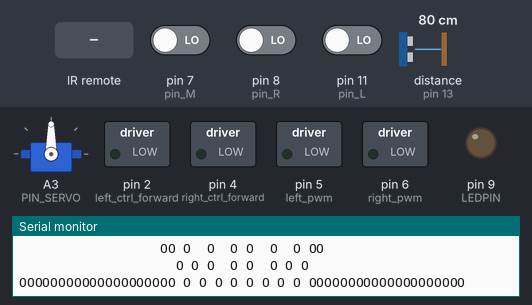
Recording of a program running on a simulated Arduino Uno, built with avr-gcc and run on an emulated ATmega328P. On the bench: servo, switched loads named in the program (green lamp = pin HIGH), output pins drawn as LEDs (lit = HIGH), the last lines printed to the serial monitor. Wiring (inferred from the names in the program): ultrasonic range finder: trigger pin 12; echo pin 13. The test bench sets the inputs (shaded band); at power-on: distance to the obstacle (sensor on pin 13) 80 cm, pin 7 (pin_M) LOW, pin 8 (pin_R) LOW, pin 11 (pin_L) LOW. The echo pulse lasts 58.3 µs per cm; pins used as bus, display or sensor lines are not drawn.

Above: at 2.3 s.
2.4 s: infrared code 0x4A received
At 5.3 s:
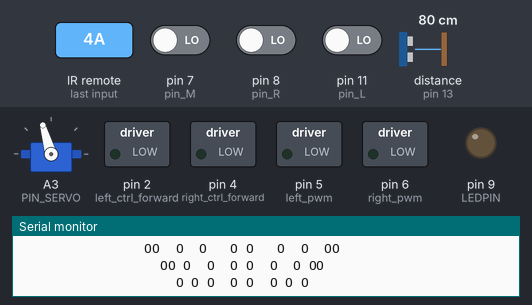
5.4 s: distance to the obstacle (sensor on pin 13) set to 2 cm
8.4 s: infrared code 0x42 received
At 9.1 s:
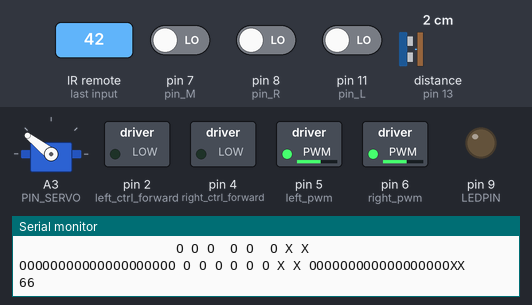
10.3 s: infrared code 0x4A received
At 12.3 s:
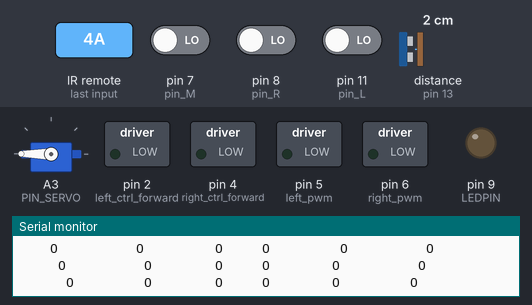
13.1 s: infrared code 0x1 received
At 14.3 s:
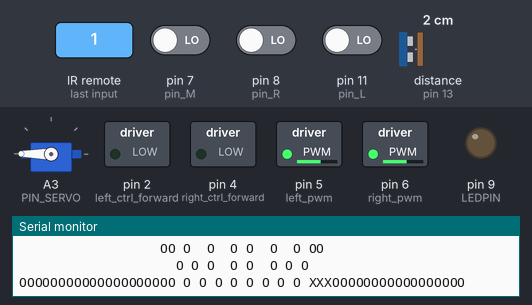
15.1 s: infrared code 0x42 received
At 15.8 s:
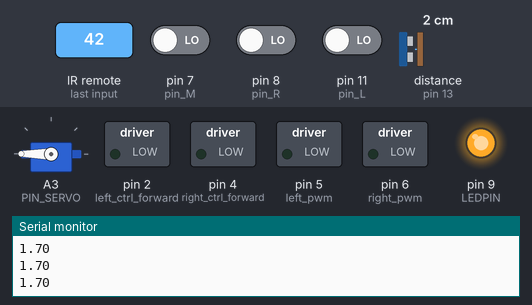
Timing chart, 0 to 17.6 s (numbered marks = the images above; inputs shaded):
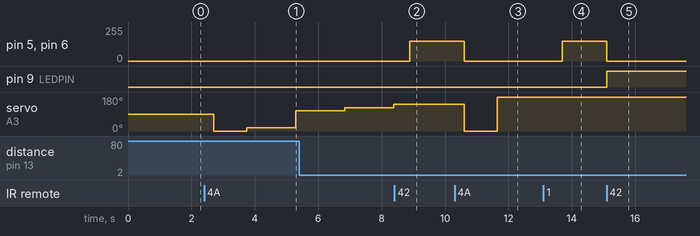

Measured:
- after the input at 2.4 s, servo on A3 (PIN_SERVO): 90° → 0° after 0.31 s, → 18° 1.0 s later, → 106° 1.5 s later
- after the input at 8.4 s, pin 5 (left_pwm), pin 6 (right_pwm): 0/255 → 150/255 after 0.49 s; servo on A3 (PIN_SERVO): stays 142° (without the input it goes to 160° after 1.5 s)
- after the input at 10.3 s, pin 5 (left_pwm), pin 6 (right_pwm): 150/255 → 0/255 after 0.30 s; servo on A3 (PIN_SERVO): 142° → 0° after 0.30 s, → 180° 1.0 s later
- after the input at 13.1 s, pin 5 (left_pwm), pin 6 (right_pwm): 0/255 → 150/255 after 0.59 s
- after the input at 15.1 s, pin 5 (left_pwm), pin 6 (right_pwm): 150/255 → 0/255 at once; pin 9 (LEDPIN): LOW → HIGH at once

The program:

main.cpp
```cpp
#include <Arduino.h>
#include "driveControl.h"
#include "irCodeMotorTranslator.h"
#include "usDistanceStop.h"
#include "lineFollower.h"
#include "sonar.h"

void setup()
{
    Serial.begin(9600);
    setupIrCMT();
    setupDC();
    setupUS();
    setupLF();
    setupSonar();
}

void loop()
{
    irCodeMotorTranslator();
    usDistanceCheck();
    driveControl();
    lineFollower();
    sonar();
    delay(5);
}
```

driveControl.h
```cpp
#ifndef DRIVE_CONTROL_H
#define DRIVE_CONTROL_H

#include "variablen.h"

void setupDC();
void driveControl();
#endif
```

irCodeMotorTranslator.h
```cpp
#ifndef IR_CODE_MOTOR_TRANSLATOR_H
#define IR_CODE_MOTOR_TRANSLATOR_H

#include "variablen.h"

void irCodeMotorTranslator();
void setupIrCMT();

#endif
```

lineFollower.h
```cpp
#ifndef LINE_FOLLOWER_H
#define LINE_FOLLOWER_H

void setupLF();
void lineFollower();

#endif
```

sonar.h
```cpp
#ifndef SONAR_H
#define SONAR_H

void setupSonar();
void sonar();

#endif
```

usDistanceStop.h
```cpp
#ifndef US_DISTANCE_STOP_H
#define US_DISTANCE_STOP_H

#include "variablen.h"

void setupUS();
void usDistanceCheck();

extern float distance;
#endif
```

variablen.h
```cpp
#ifndef VARIABLEN_H
#define VARIABLEN_H

extern int richtungl;
extern int richtungr;

extern long lastCommandTime;
extern bool driveStateChanged;
extern bool motorEnabled;
extern bool sonarEnabled;

#endif
```

driveControl.cpp
```cpp
#include <Arduino.h>
#include "variablen.h"

const int left_ctrl_forward = 2;
const int right_ctrl_forward = 4;

const int left_pwm = 5;
const int right_pwm = 6;

const int speedv = 105;
const int speedr = 150;

void setupDC()
{
    pinMode(left_ctrl_forward, OUTPUT);
    pinMode(right_ctrl_forward, OUTPUT);
    pinMode(left_pwm, OUTPUT);
    pinMode(right_pwm, OUTPUT);
    driveStateChanged = true;
    motorEnabled = true;
}

void driveControl()
{
    if (millis() - lastCommandTime > 200)
    {
        richtungl = 0;
        richtungr = 0;
        driveStateChanged = true;
    }
    if (sonarEnabled)
    {
        digitalWrite(left_ctrl_forward, LOW);
        analogWrite(left_pwm, 0);
        digitalWrite(right_ctrl_forward, LOW);
        analogWrite(right_pwm, 0);
    }

    if (motorEnabled  && driveStateChanged  && !sonarEnabled)
    {

        switch (richtungl)
        {
            case 1:
                digitalWrite(left_ctrl_forward, HIGH);
                analogWrite(left_pwm, speedv);
                break;
            case -1:
                digitalWrite(left_ctrl_forward, LOW);
                analogWrite(left_pwm, speedr);
                break;
            case 0:
                digitalWrite(left_ctrl_forward, LOW);
                analogWrite(left_pwm, 0);
                break;
        }

        switch (richtungr)
        {
            case 1:
                digitalWrite(right_ctrl_forward, HIGH);
                analogWrite(right_pwm, speedv);
                break;
            case -1:
                digitalWrite(right_ctrl_forward, LOW);
                analogWrite(right_pwm, speedr);
                break;
            case 0:
                digitalWrite(right_ctrl_forward, LOW);
                analogWrite(right_pwm, 0);
                break;
        }

        driveStateChanged = false;

    }
}
```

irCodeMotorTranslator.cpp
```cpp
#include <Arduino.h>
#include <IRremote.h>
#include "variablen.h"

#define LEDPIN 9

unsigned long letzerModusWechsel66 = millis();
unsigned long letzerModusWechsel74 = millis();

void setupIrCMT()
{
  IrReceiver.begin(3, ENABLE_LED_FEEDBACK);
  pinMode(LEDPIN, OUTPUT);
  digitalWrite(LEDPIN, LOW);
}

void irCodeMotorTranslator()
{
    if (IrReceiver.decode())
    {
        IrReceiver.resume();
        driveStateChanged = true;
        lastCommandTime = millis();

        switch (IrReceiver.decodedIRData.command)
        {
        case 70:
            // Beide Seiten vorwärts
            richtungl = 1;
            richtungr = 1;
            break;
        case 67:
            // Linke Seite vorwärts, rechte Seite rückwärts (Rechtsdrehung)
            richtungl = 1;
            richtungr = -1;
            break;
        case 68:
            // Linke Seite rückwärts, rechte Seite vorwärts (Linksdrehung)
            richtungl = -1;
            richtungr = 1;
            break;
        case 21:
            // Beide Seiten rückwärts
            richtungl = -1;
            richtungr = -1;
            break;
        case 66:
            if (millis() - letzerModusWechsel66 >= 500)
            {
                motorEnabled = !motorEnabled; // ändert den Motorstatus
                letzerModusWechsel66 = millis();
                Serial.println("66");
                if (motorEnabled)
                {
                    digitalWrite(LEDPIN, LOW);
                    sonarEnabled = false;
                }
                else
                {
                    digitalWrite(LEDPIN, HIGH);
                    sonarEnabled = false;
                }
            }
            break;
        case 74:
        if (millis() - letzerModusWechsel74 >= 500)
            {
                sonarEnabled = !sonarEnabled; // ändert den Sonarstatus
                digitalWrite(LEDPIN, LOW);
                letzerModusWechsel74 = millis();
                Serial.println("74");
                if (!sonarEnabled)
                {
                    digitalWrite(LEDPIN, LOW);
                    motorEnabled = true;
                }
                else
                {
                    delay(300);
                    digitalWrite(LEDPIN, LOW);
                    motorEnabled = false;
                }
            }
            break;
        default:
            motorEnabled = true;
            sonarEnabled = false;

            // Stop
            richtungl = 0;
            richtungr = 0;
            break;
        }

        if (IrReceiver.decodedIRData.flags & IRDATA_FLAGS_IS_REPEAT)
        {
            if (IrReceiver.decodedIRData.command != 74)
            {
                driveStateChanged = true;
                Serial.println("Wiederholung vom IR Code");
            }
        }
    }
}
```

lineFollower.cpp
```cpp
#include <Arduino.h>
#include "variablen.h"
#include "usDistanceStop.h"

#define pin_L 11
#define pin_M 7
#define pin_R 8

const int left_ctrl_forward = 2;
const int right_ctrl_forward = 4;

const int left_pwm = 5;
const int right_pwm = 6;

const int speedv = 155;
const int speedr = 100;

int val_L;
int val_M;
int val_R;

int last_Turn = 1; // 1 = left, 2 = right. At the start defined as left so that it will turn in some direction if it never was on the line before

void left()
{
    digitalWrite(left_ctrl_forward, LOW);
    analogWrite(left_pwm, speedr);
    digitalWrite(right_ctrl_forward, HIGH);
    analogWrite(right_pwm, speedv);
    last_Turn = 1;
}

void right()
{
    digitalWrite(left_ctrl_forward, HIGH);
    analogWrite(left_pwm, speedv);
    digitalWrite(right_ctrl_forward, LOW);
    analogWrite(right_pwm, speedr);
    last_Turn = 2;
}

void front()
{
    digitalWrite(left_ctrl_forward, HIGH);
    analogWrite(left_pwm, speedv);
    digitalWrite(right_ctrl_forward, HIGH);
    analogWrite(right_pwm, speedv);
}

void stop()
{
    digitalWrite(left_ctrl_forward, LOW);
    analogWrite(left_pwm, 0);
    digitalWrite(right_ctrl_forward, LOW);
    analogWrite(right_pwm, 0);
}

void setupLF()
{
    pinMode(pin_L, INPUT);
    pinMode(pin_M, INPUT);
    pinMode(pin_R, INPUT);
    pinMode(left_ctrl_forward, OUTPUT);
    pinMode(right_ctrl_forward, OUTPUT);
    pinMode(left_pwm, OUTPUT);
    pinMode(right_pwm, OUTPUT);

    Serial.println("Line follower setup complete");
}

void lineFollower()
{
    if (!motorEnabled && !sonarEnabled) // Ich verwende dieselbe Variable wie in driveControl weil linefollower und drivecontrol nicht gleichzeitig laufen sollen
    {
        val_L = digitalRead(pin_L);
        val_M = digitalRead(pin_M);
        val_R = digitalRead(pin_R);

        Serial.println(distance);

        if (distance >= 8)
        {
            if (val_L == 1 && val_R == 0)
            {
                left();
            }
            else if(val_L == 0 && val_R == 1)
            {
                right();
            }
            else if (val_L + val_M + val_R == 3) //wenn alle Sensoren auf der Linie sind, fährt er geradeaus
            {
                front();
            }
            else // wenn kein Sensor mehr auf der Linie ist, versucht er hiermit wieder die Linie zu finden
            {
                if (last_Turn == 1)
                {
                    left();
                }
                else if (last_Turn == 2)
                {
                    right();
                }
            }
        }
        else
        {
            stop();
        }
    }
}
```

sonar.cpp
```cpp
#include <Arduino.h>
#include "variablen.h"
#include "irCodeMotorTranslator.h"
#include <Servo.h>

#define TRIG_PIN 12
#define ECHO_PIN 13
#define LEDPin 9
#define PIN_SERVO A3

Servo servo;

long durationSonar;
int distanceSonar;

int lastServoPosition;

char sonarData [10][20];

void clearArray()
{
    for (int a = 0; a < 10; a++)
    {
        for (int b = 0; b < 20; b++)
        {
            sonarData[a][b] = 'O';
        }
    }
}

void USRead()
{
    digitalWrite(TRIG_PIN, LOW);
    delayMicroseconds(2);
    digitalWrite(TRIG_PIN, HIGH);
    delayMicroseconds(10);
    digitalWrite(TRIG_PIN, LOW);
    durationSonar = pulseIn(ECHO_PIN, HIGH);
    distanceSonar = (durationSonar * 0.0343) / 2;
    if (distanceSonar % 2 != 0)
    {
        distanceSonar = distanceSonar + 1;
    }
    if (distanceSonar >= 40)
    {
        distanceSonar = 38; // Limits the distance to 40 cm
    }
}

void displayArrays()
{
    Serial.println("    " + String(sonarData[2][19]) + "          " + String(sonarData[3][19]) + "         " + String(sonarData[4][19]) + "     " + String(sonarData[5][19]) + "         " + String(sonarData[6][19]) + "          " + String(sonarData[7][19]) + "    ");
    Serial.println("     " + String(sonarData[2][18]) + "          " + String(sonarData[3][18]) + "        " + String(sonarData[4][18]) + "     " + String(sonarData[5][18]) + "        " + String(sonarData[6][18]) + "          " + String(sonarData[7][18]) + "     ");
    Serial.println("      " + String(sonarData[2][17]) + "         " + String(sonarData[3][17]) + "        " + String(sonarData[4][17]) + "     " + String(sonarData[5][17]) + "        " + String(sonarData[6][17]) + "         " + String(sonarData[7][17]) + "      ");
    Serial.println("       " + String(sonarData[2][16]) + "         " + String(sonarData[3][16]) + "       " + String(sonarData[4][16]) + "     " + String(sonarData[5][16]) + "       " + String(sonarData[6][16]) + "         " + String(sonarData[7][16]) + "      ");
    Serial.println("        " + String(sonarData[2][15]) + "        " + String(sonarData[3][15]) + "       " + String(sonarData[4][15]) + "     " + String(sonarData[5][15]) + "       " + String(sonarData[6][15]) + "        " + String(sonarData[7][15]) + "       ");
    Serial.println("         " + String(sonarData[2][14]) + "        " + String(sonarData[3][14]) + "      " + String(sonarData[4][14]) + "     " + String(sonarData[5][14]) + "      " + String(sonarData[6][14]) + "        " + String(sonarData[7][14]) + "        ");
    Serial.println("          " + String(sonarData[2][13]) + "       " + String(sonarData[3][13]) + "      " + String(sonarData[4][13]) + "     " + String(sonarData[5][13]) + "      " + String(sonarData[6][13]) + "       " + String(sonarData[7][13]) + "         ");
    Serial.println("           " + String(sonarData[2][12]) + "       " + String(sonarData[3][12]) + "      " + String(sonarData[4][12]) + "   " + String(sonarData[5][12]) + "      " + String(sonarData[6][12]) + "       " + String(sonarData[7][12]) + "          ");
    Serial.println("            " + String(sonarData[2][11]) + "      " + String(sonarData[3][11]) + "      " + String(sonarData[4][11]) + "   " + String(sonarData[5][11]) + "      " + String(sonarData[6][11]) + "      " + String(sonarData[7][11]) + "           ");
    Serial.println("  " + String(sonarData[1][19]) + String(sonarData[1][18]) + "         " + String(sonarData[2][10]) + "      " + String(sonarData[3][10]) + "     " + String(sonarData[4][10]) + "   " + String(sonarData[5][10]) + "     " + String(sonarData[6][10]) + "      " + String(sonarData[7][10]) + "         " + String(sonarData[8][18]) + String(sonarData[8][19]));
    Serial.println("    " + String(sonarData[1][17]) + String(sonarData[1][16]) + "        " + String(sonarData[2][9]) + "     " + String(sonarData[3][9]) + "     " + String(sonarData[4][9]) + "   " + String(sonarData[5][9]) + "     " + String(sonarData[6][9]) + "     " + String(sonarData[7][9]) + "        " + String(sonarData[8][16]) + String(sonarData[8][17]));
    Serial.println("      " + String(sonarData[1][15]) + String(sonarData[1][14]) + "       " + String(sonarData[2][8]) + "     " + String(sonarData[3][8]) + "    " + String(sonarData[4][8]) + "   " + String(sonarData[5][8]) + "    " + String(sonarData[6][8]) + "     " + String(sonarData[7][8]) + "       " + String(sonarData[8][14]) + String(sonarData[8][15]));
    Serial.println("        " + String(sonarData[1][13]) + String(sonarData[1][12]) + "      " + String(sonarData[2][7]) + "    " + String(sonarData[3][7]) + "    " + String(sonarData[4][7]) + "   " + String(sonarData[5][7]) + "    " + String(sonarData[6][7]) + "    " + String(sonarData[7][7]) + "      " + String(sonarData[8][12]) + String(sonarData[8][13]));
    Serial.println("          " + String(sonarData[1][11]) + String(sonarData[1][10]) + "     " + String(sonarData[2][6]) + "    " + String(sonarData[3][6]) + "   " + String(sonarData[4][6]) + "   " + String(sonarData[5][6]) + "   " + String(sonarData[6][6]) + "    " + String(sonarData[7][6]) + "     " + String(sonarData[8][10]) + String(sonarData[8][11]));
    Serial.println("            " + String(sonarData[1][9]) + String(sonarData[1][8]) + "    " + String(sonarData[2][5]) + "   " + String(sonarData[3][5]) + "   " + String(sonarData[4][5]) + "   " + String(sonarData[5][5]) + "   " + String(sonarData[6][5]) + "   " + String(sonarData[7][5]) + "    " + String(sonarData[8][8]) + String(sonarData[8][9]));
    Serial.println("              " + String(sonarData[1][7]) + String(sonarData[1][6]) + "   " + String(sonarData[2][4]) + "   " + String(sonarData[3][4]) + "   " + String(sonarData[4][4]) + " " + String(sonarData[5][4]) + "   " + String(sonarData[6][4]) + "   " + String(sonarData[7][4]) + "   " + String(sonarData[8][6]) + String(sonarData[8][7]));
    Serial.println("                " + String(sonarData[1][5]) + String(sonarData[1][4]) + "  " + String(sonarData[2][3]) + "  " + String(sonarData[3][3]) + "   " +String(sonarData[4][3]) + " " + String(sonarData[5][3]) + "   " + String(sonarData[6][3]) + "  " + String(sonarData[7][3]) + "  " + String(sonarData[8][4]) + String(sonarData[8][5]));
    Serial.println("                  " + String(sonarData[1][3]) + String(sonarData[1][2]) + " " + String(sonarData[2][2]) + "  " + String(sonarData[3][2]) + "  " + String(sonarData[4][2]) + " " + String(sonarData[5][2]) + "  " + String(sonarData[6][2]) + "  " + String(sonarData[7][2]) + " " + String(sonarData[8][2]) + String(sonarData[8][3]));
    Serial.println("                    " + String(sonarData[1][1]) + " " + String(sonarData[2][1]) + " " + String(sonarData[3][1]) + "  " + String(sonarData[4][1]) + " " + String(sonarData[5][1]) + "  " + String(sonarData[6][1]) + " " + String(sonarData[7][1]) + " " + String(sonarData[8][1]));
    Serial.println(String(sonarData[0][19]) + String(sonarData[0][18]) + String(sonarData[0][17]) + String(sonarData[0][16]) + String(sonarData[0][15]) + String(sonarData[0][14]) + String(sonarData[0][13]) + String(sonarData[0][12]) + String(sonarData[0][11]) + String(sonarData[0][10]) + String(sonarData[0][9]) + String(sonarData[0][8]) + String(sonarData[0][7]) + String(sonarData[0][6]) + String(sonarData[0][5]) + String(sonarData[0][4]) + String(sonarData[0][3]) + String(sonarData[0][2]) + String(sonarData[0][1]) + String(sonarData[0][0]) + " " + String(sonarData[1][0]) + " " + String(sonarData[2][0]) + " " + String(sonarData[3][0]) + " " + String(sonarData[4][0]) + " " + String(sonarData[5][0]) + " " + String(sonarData[6][0]) + " " + String(sonarData[7][0]) + " " + String(sonarData[8][0]) + " " +String(sonarData[9][0]) + String(sonarData[9][1]) + String(sonarData[9][2]) + String(sonarData[9][3]) + String(sonarData[9][4]) + String(sonarData[9][5]) + String(sonarData[9][6]) + String(sonarData[9][7]) + String(sonarData[9][8]) + String(sonarData[9][9]) + String(sonarData[9][10]) + String(sonarData[9][11]) + String(sonarData[9][12]) + String(sonarData[9][13]) + String(sonarData[9][14]) + String(sonarData[9][15]) + String(sonarData[9][16]) + String(sonarData[9][17]) + String(sonarData[9][18]) + String(sonarData[9][19]));
}

void setupSonar()
{
    Serial.begin(9600);
    pinMode(TRIG_PIN, OUTPUT);
    pinMode(ECHO_PIN, INPUT);
    pinMode(LEDPin, OUTPUT);
    servo.attach(PIN_SERVO);

    delay(100);
    clearArray();
    displayArrays();
}

void sonar()
{
    if (sonarEnabled)
    {
        lastServoPosition = 0;
        servo.write(0);
        Serial.println(lastServoPosition);
        clearArray();
        for (int i = 10; i > 0; i --)
        {
            USRead();
            sonarData[i][distanceSonar / 2 -1 ] = 'X';
            sonarData[i][distanceSonar / 2] = 'X';
            sonarData[i][distanceSonar / 2 + 1] = 'X';
            displayArrays();
            lastServoPosition += 18;
            servo.write(lastServoPosition);
            delay(500);
            irCodeMotorTranslator();
            if (i <= 9 && !sonarEnabled)
            {
                break;
            }
            else
            {
                sonarEnabled = true;
            }
        }
    }
}
```

usDistanceStop.cpp
```cpp
#include <Arduino.h>
#include <variablen.h>
#include "driveControl.h"

#define TRIG_PIN 12
#define ECHO_PIN 13

long duration;
float distance;

void setupUS()
{
    pinMode(TRIG_PIN, OUTPUT);
    pinMode(ECHO_PIN, INPUT);
}

void usDistanceCheck()
{
    digitalWrite(TRIG_PIN, LOW);
    delayMicroseconds(2);
    digitalWrite(TRIG_PIN, HIGH);
    delayMicroseconds(10);
    digitalWrite(TRIG_PIN, LOW);

    duration = pulseIn(ECHO_PIN, HIGH);

    distance = (duration * 0.0343) / 2;

    if (motorEnabled)
    {
        if (distance < 5)
        {
            richtungl = -1;
            richtungr = -1;
            lastCommandTime = millis();
            driveStateChanged = true;
        }
    }
}
```

Source omitted: variablen.cpp (159 bytes)
